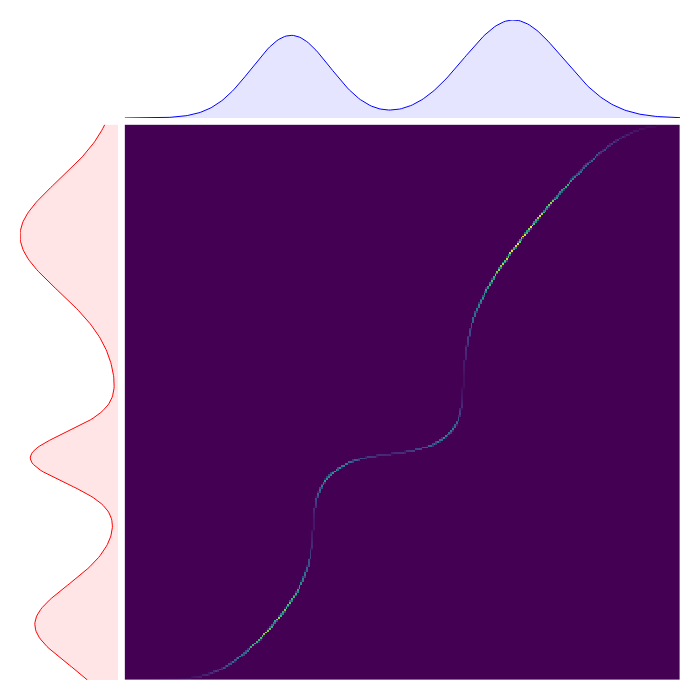

Source (notebook cell):
### Code cell
continuous_kantorovich(gmm_x, gmm_y)

### Figure 1 — Plotly figure (JSON) as saved in the notebook; plotly's stock layout.template omitted (floating-point values rounded to 4 significant figures; data arrays with more than 128 entries replaced by an {"elided": "..."} marker saying what was removed)
{"data": [{"fill": "tozerox", "fillcolor": "rgba(255,0,0,0.1)", "line": {"color": "red", "width": 1}, "mode": "lines", "type": "scatter", "x": {"elided": "300 float values"}, "xaxis": "x2", "y": {"elided": "300 float values"}, "yaxis": "y2"}, {"fill": "tozeroy", "fillcolor": "rgba(0,0,255,0.1)", "line": {"color": "blue", "width": 1}, "mode": "lines", "type": "scatter", "x": {"elided": "300 float values"}, "xaxis": "x", "y": {"elided": "300 float values"}, "yaxis": "y"}, {"colorscale": [[0, "#440154"], [0.1111, "#482878"], [0.2222, "#3e4989"], [0.3333, "#31688e"], [0.4444, "#26828e"], [0.5556, "#1f9e89"], [0.6667, "#35b779"], [0.7778, "#6ece58"], [0.8889, "#b5de2b"], [1, "#fde725"]], "showscale": false, "type": "heatmap", "xaxis": "x3", "yaxis": "y3", "z": {"elided": "300x300 float values"}}], "layout": {"height": 700, "margin": {"b": 20, "l": 20, "r": 20, "t": 20}, "paper_bgcolor": "white", "plot_bgcolor": "white", "showlegend": false, "width": 700, "xaxis": {"anchor": "y", "domain": [0.1585, 1], "range": [0, 1], "showgrid": false, "showticklabels": false, "type": "linear"}, "xaxis2": {"anchor": "y2", "domain": [0, 0.1485], "range": [0.006902, 0], "showgrid": false, "showticklabels": false, "type": "linear"}, "xaxis3": {"anchor": "y3", "autorange": true, "domain": [0.1585, 1], "range": [-0.5, 299.5], "showgrid": false, "showticklabels": false}, "yaxis": {"anchor": "x", "domain": [0.8515, 1], "range": [0, 0.008952], "showgrid": false, "showticklabels": false, "type": "linear"}, "yaxis2": {"anchor": "x2", "domain": [0, 0.8415], "range": [0, 1], "showgrid": false, "showticklabels": false, "type": "linear"}, "yaxis3": {"anchor": "x3", "autorange": true, "domain": [0, 0.8415], "range": [-0.5, 299.5], "showgrid": false, "showticklabels": false}}}
